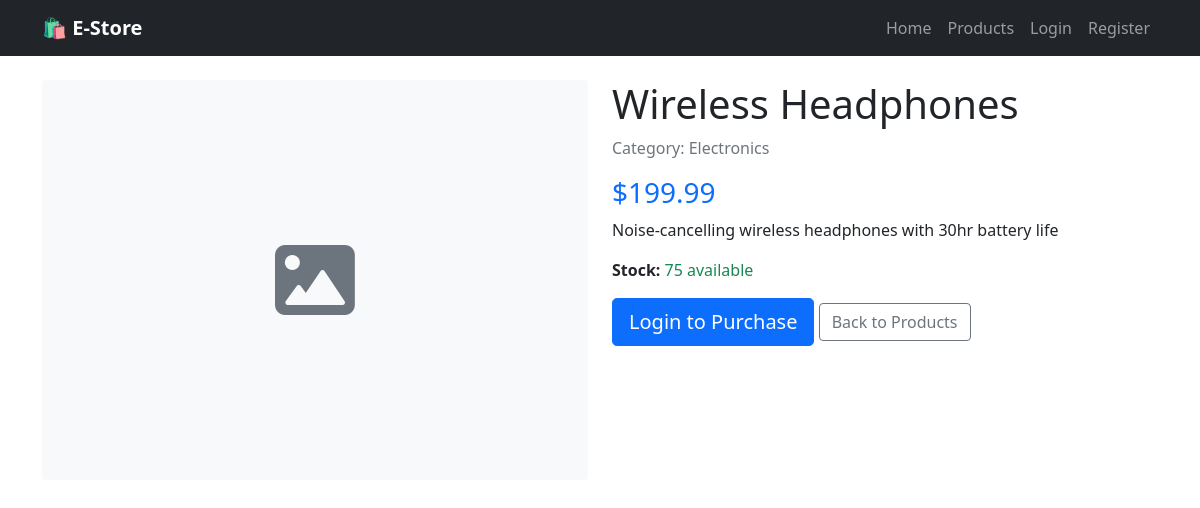
Page /product/3/ on the committed database.
### store/models.py (models this page shows, shortened)
class Product(models.Model):
    name = models.CharField(max_length=200)
    description = models.TextField()
    price = models.DecimalField(max_digits=10, decimal_places=2, validators=[MinValueValidator(0)])
    category = models.ForeignKey(Category, on_delete=models.CASCADE)
    image = models.ImageField(upload_to='products/', blank=True, null=True)
    stock = models.IntegerField(validators=[MinValueValidator(0)])
    created_at = models.DateTimeField(auto_now_add=True)
    updated_at = models.DateTimeField(auto_now=True)

class Category(models.Model):
    name = models.CharField(max_length=100)
    description = models.TextField(blank=True)

### store/views.py (the view)
# urls.py: path('product/<int:product_id>/', views.product_detail, name='product_detail'),
def product_detail(request, product_id):
    product = get_object_or_404(Product, id=product_id)
    return render(request, 'product_detail.html', {'product': product})

### store/context_processors.py (called while the page is built)
def cart_items_count(request):
    if request.user.is_authenticated:
        cart, created = Cart.objects.get_or_create(user=request.user)
        return {'cart_items_count': cart.items.count()}
    return {'cart_items_count': 0}

### templates/product_detail.html
{% extends 'base.html' %}
{% block content %}
<div class="row">
    <div class="col-md-6">
        {% if product.image %}
        <img src="{{ product.image.url }}" class="img-fluid rounded" alt="{{ product.name }}">
        {% else %}
        <div class="bg-light d-flex align-items-center justify-content-center rounded" style="height: 400px;">
            <i class="fas fa-image fa-5x text-muted"></i>
        </div>
        {% endif %}
    </div>
    <div class="col-md-6">
        <h1>{{ product.name }}</h1>
        <p class="text-muted">Category: {{ product.category.name }}</p>
        <h3 class="text-primary">${{ product.price }}</h3>
        <p>{{ product.description }}</p>
        <div class="mb-3">
            <strong>Stock:</strong>
            {% if product.stock > 0 %}
            <span class="text-success">{{ product.stock }} available</span>
            {% else %}
            <span class="text-danger">Out of stock</span>
            {% endif %}
        </div>
        {% if user.is_authenticated %}
            {% if product.stock > 0 %}
            <a href="{% url 'add_to_cart' product.id %}" class="btn btn-primary btn-lg">
                <i class="fas fa-shopping-cart"></i> Add to Cart
            </a>
            {% else %}
            <button class="btn btn-secondary btn-lg" disabled>Out of Stock</button>
            {% endif %}
        {% else %}
            <a href="{% url 'login' %}" class="btn btn-primary btn-lg">Login to Purchase</a>
        {% endif %}
        <a href="{% url 'product_list' %}" class="btn btn-outline-secondary">Back to Products</a>
    </div>
</div>
{% endblock %}

### rows in the picture
Product: name "Wireless Headphones", category.name "Electronics", price "199.99", description "Noise-cancelling wireless headphones with 30hr battery life", stock "75"
